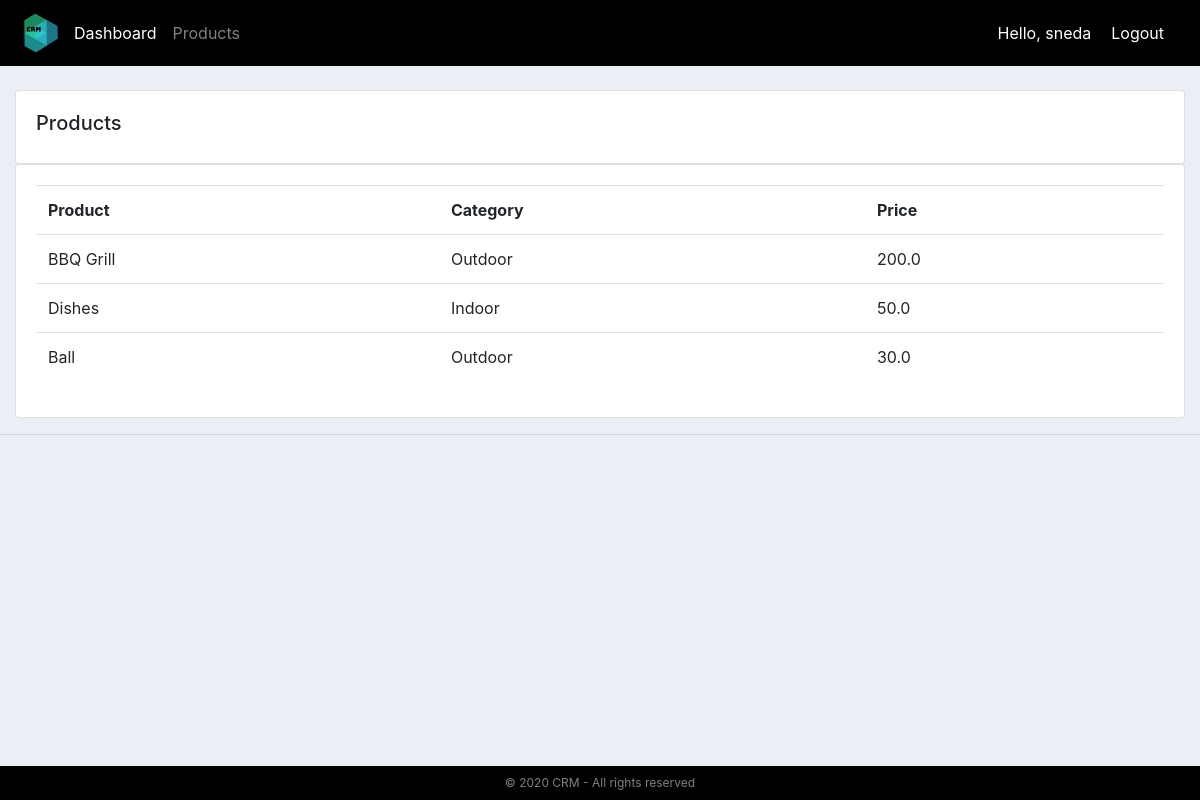
Screenshot of /products/ (signed in) with the database file from the repository.
### accounts/models.py (models this page shows, shortened)
class Product(models.Model):
    CATEGORY = (
                ('Indoor','Indoor'),
                ('Outdoor','Outdoor'),
                )
    name = models.CharField(max_length=200, null=True)
    price = models.FloatField(null=True)
    category = models.CharField(max_length=200, null=True, choices = CATEGORY)
    description = models.CharField(max_length=200, null=True, blank = True)
    date_created = models.DateTimeField(auto_now_add=True, null=True)
    tags = models.ManyToManyField(Tag)

### accounts/decorators.py (the view)
        def wrapper_func(request, *args, **kwargs):
            group =None
            if request.user.groups.exists():
                group = request.user.groups.all()[0].name
            if group in allowed_roles:
                return view_func(request, *args, **kwargs)
            else:
                return HttpResponse('You are not authorized to view this page')

### accounts/views.py (called while the page is built)
@login_required(login_url='login')
@allowed_users(allowed_roles=['admin'])
def products(request):
    products = Product.objects.all()
    return render(request, 'accounts/products.html',{'products':products})

### accounts/templates/accounts/products.html
{% extends 'accounts/main.html' %}
{% block content%}
<br>
<div class="row">
    <div class="col-md">
        <div class="card card-body">
            <h5>Products</h5>
        </div>
        <div class="card card-body">
            <table class="table">
                <tr>
                    <th>Product</th>
                    <th>Category</th>
                    <th>Price</th>
                </tr>
                {% for i in products %}
                    <tr>
                        <td>{{i.name}}</td>
                        <td>{{i.category}}</td>
                        <td>{{i.price}}</td>
                    </tr>
                {% endfor %}
            </table>
        </div>
    </div>
</div>
{% endblock %}

### accounts/templates/accounts/navbar.html (shortened to what this page needs)
{% load static %}
<nav class="navbar navbar-expand-lg navbar-dark">
    <img src ="{% static 'images/logo2.png' %}" class="img-responsive">
    <div class="collapse navbar-collapse" id="navbarNav">
        <ul class="navbar-nav">
            {% if request.user.is_staff %}
            <li class="nav-item active">
                <a class="nav-link" href="{% url 'home' %}">Dashboard</a>
            </li>
            <li class="nav-item">
                <a class="nav-link" href="{% url 'products' %}">Products</a>
            </li>
            {% else %}
            <li class="nav-item">
                <a class="nav-link" href="{% url 'account' %}">Settings</a>
            </li>
            {% endif %}
        </ul>
    </div>
    <span class="hello-msg">Hello, {{request.user}}</span>
    <span><a class="hello-msg" href="{% url 'logout' %}">Logout</a></span>
</nav>

### static/css/main.css (style rules this page uses)
body { background-color: #ebeff5; }
.img-responsive { height: auto; width: auto; max-height: 50px; max-width: 250px; }

### accounts/templates/accounts/navbar.html (style rules this page uses)
.hello-msg { font : 18px; color: white; margin-right: 20px; }
nav { background-color: black; }

### rows the page displays
Product: name "BBQ Grill", category "Outdoor", price "200.0"
Product: name "Dishes", category "Indoor", price "50.0"
Product: name "Ball", category "Outdoor", price "30.0"

### other values shown
{{ request.user }} "sneda"
